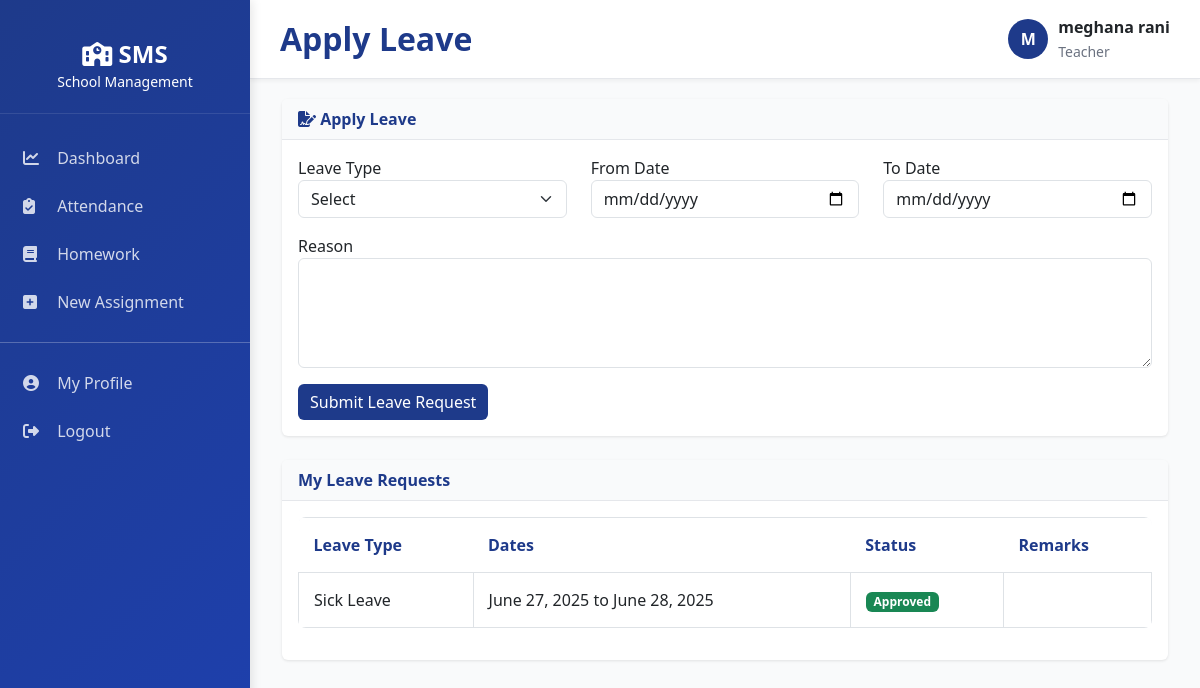
Page /teachers/apply-leave/ (signed in) on the committed database.
### apps/accounts/models.py (models this page shows, shortened)
class UserProfile(models.Model):
    USER_ROLES = (
        ('super_admin', 'Super Admin'),
        ('school_admin', 'School Admin'),
        ('principal', 'Principal'),
        ('teacher', 'Teacher'),
        ('student', 'Student'),
        ('parent', 'Parent'),
        ('accountant', 'Accountant'),
        ('librarian', 'Librarian'),
    )
    GENDER_CHOICES = (
        ('M', 'Male'),
        ('F', 'Female'),
        ('O', 'Other'),
    )
    user = models.OneToOneField(
        User,
        on_delete=models.CASCADE,
        related_name='profile'
    )
    role = models.CharField(
        max_length=30,
        choices=USER_ROLES,
        default='student'
    )
    school_id = models.CharField(
        max_length=50,
        null=True,
        blank=True
    )
    school_name = models.CharField(
        max_length=255,
        blank=True,
        null=True
    )
    phone = models.CharField(
        max_length=20,
        blank=True,
        null=True
    )
    address = models.TextField(
        blank=True,
        null=True
    )
    city = models.CharField(
        max_length=100,
        blank=True,
        null=True
    )
    state = models.CharField(
        max_length=100,
        blank=True,
        null=True
    )
    country = models.CharField(
        max_length=100,
        default='India',
        blank=True,
        null=True
    )
    zip_code = models.CharField(
        max_length=10,
        blank=True,
        null=True
    )
    gender = models.CharField(
        max_length=1,
        choices=GENDER_CHOICES,
        blank=True,
        null=True
    )
    dob = models.DateField(
        blank=True,
        null=True
    )
    photo = models.ImageField(
        upload_to='profile_photos/',
        blank=True,
        null=True,
        validators=[
            FileExtensionValidator(
                allowed_extensions=['jpg', 'jpeg', 'png']
            )
        ]
    )
    is_active = models.BooleanField(default=True)
    created_at = models.DateTimeField(
        auto_now_add=True
    )
    updated_at = models.DateTimeField(
        auto_now=True
    )
    class Meta:
        ordering = ['-created_at']

### apps/teachers/models.py (models this page shows, shortened)
class TeacherLeaveRequest(models.Model):
    STATUS_CHOICES = (
        ('pending', 'Pending'),
        ('approved', 'Approved'),
        ('rejected', 'Rejected'),
    )
    LEAVE_TYPES = (
        ('sick', 'Sick Leave'),
        ('casual', 'Casual Leave'),
        ('earned', 'Earned Leave'),
        ('study', 'Study Leave'),
    )
    teacher = models.ForeignKey(Teacher, on_delete=models.CASCADE, related_name='leave_requests')
    leave_type = models.CharField(max_length=20, choices=LEAVE_TYPES)
    start_date = models.DateField()
    end_date = models.DateField()
    reason = models.TextField()
    status = models.CharField(max_length=20, choices=STATUS_CHOICES, default='pending')
    approved_by = models.ForeignKey(User, on_delete=models.SET_NULL, null=True, blank=True, related_name='approved_teacher_leaves')
    remarks = models.TextField(blank=True)
    created_at = models.DateTimeField(auto_now_add=True)
    updated_at = models.DateTimeField(auto_now=True)
    class Meta:
        ordering = ['-created_at']

### apps/teachers/views.py (the view, shortened to what this page needs)
@login_required(login_url='login')
@role_required('teacher')
def apply_leave(request):
    teacher = Teacher.objects.get(user=request.user)
    leaves = TeacherLeaveRequest.objects.filter(
        teacher=teacher
    ).order_by("-created_at")
    return render(
        request,
        "teachers/apply_leave.html",
        {"leaves": leaves}
    )

### apps/accounts/context_processors.py (called while the page is built)
def user_context(request):
    context = {}
    if request.user.is_authenticated:
        try:
            context['user_profile'] = request.user.profile
            context['user_role'] = request.user.profile.get_role_display()
        except:
            pass
    return context

### templates/teachers/apply_leave.html (shortened to what this page needs)
{% extends "base/layout.html" %}
{% block page_title %}Apply Leave{% endblock %}
{% block content %}
<div class="container-fluid">
<div class="card mb-4">
    <div class="card-header">
        <i class="fas fa-file-signature"></i>
        Apply Leave
    </div>
    <div class="card-body">
        <form method="POST">
            <div class="row">
                <div class="col-md-4">
                    <label>Leave Type</label>
                    <select
                        name="leave_type"
                        class="form-select"
                        required>
                        <option value="">Select</option>
                    </select>
                </div>
                <div class="col-md-4">
                    <label>From Date</label>
                    <input
                        type="date"
                        name="start_date"
                        class="form-control"
                        required>
                </div>
                <div class="col-md-4">
                    <label>To Date</label>
                    <input
                        type="date"
                        name="end_date"
                        class="form-control"
                        required>
                </div>
            </div>
            <div class="mt-3">
                <label>Reason</label>
                <textarea
                    name="reason"
                    class="form-control"
                    rows="4"
                    required></textarea>
            </div>
            <button class="btn btn-primary mt-3">
                Submit Leave Request
            </button>
        </form>
    </div>
</div>
<div class="card">
<div class="card-header">
My Leave Requests
</div>
<div class="card-body">
<table class="table table-bordered">
<thead>
<tr>
<th>Leave Type</th>
<th>Dates</th>
<th>Status</th>
<th>Remarks</th>
</tr>
</thead>
<tbody>
{% for leave in leaves %}
<tr>
<td>{{ leave.get_leave_type_display }}</td>
<td>
{{ leave.start_date }}
to
{{ leave.end_date }}
</td>
<td>
{% if leave.status == 'approved' %}
<span class="badge bg-success">Approved</span>
{% elif leave.status == 'rejected' %}
<span class="badge bg-danger">Rejected</span>
{% else %}
<span class="badge bg-warning text-dark">Pending</span>
{% endif %}
</td>
<td>{{ leave.remarks }}</td>
</tr>
{% empty %}
<tr>
<td colspan="4" class="text-center">
No leave requests found.
</td>
</tr>
{% endfor %}
</tbody>
</table>
</div>
</div>
</div>
{% endblock %}

### templates/base/layout.html (shortened to what this page needs)
<!DOCTYPE html>
<html lang="en">
<head>
    <link href="https://cdn.jsdelivr.net/npm/bootstrap@5.3.0/dist/css/bootstrap.min.css" rel="stylesheet">
    <link rel="stylesheet" href="https://cdnjs.cloudflare.com/ajax/libs/font-awesome/6.4.0/css/all.min.css">
</head>
<body>
{% if user.is_authenticated %}
<div class="sidebar">
    <div class="sidebar-header">
        <h4>
            <i class="fas fa-school"></i> SMS
        </h4>
        <small>School Management</small>
    </div>
    <ul class="sidebar-menu">
        {% if user_profile.role == 'super_admin' or user_profile.role == 'school_admin' %}
            <li><a href="{% url 'dashboard:admin_dashboard' %}"><i class="fas fa-chart-line"></i> Dashboard</a></li>
            <li><a href="{% url 'students:list' %}"><i class="fas fa-user-graduate"></i> Students</a></li>
            <li><a href="{% url 'teachers:list' %}"><i class="fas fa-chalkboard-user"></i> Teachers</a></li>
            <li><a href="{% url 'classes:list' %}"><i class="fas fa-building"></i> Classes</a></li>
            <li><a href="{% url 'attendance:student_attendance' %}"><i class="fas fa-clipboard-check"></i> Attendance</a></li>
        {% elif user_profile.role == 'teacher' %}
            <li><a href="{% url 'dashboard:teacher_dashboard' %}"><i class="fas fa-chart-line"></i> Dashboard</a></li>
            <li><a href="{% url 'attendance:student_attendance' %}"><i class="fas fa-clipboard-check"></i> Attendance</a></li>
            <li><a href="{% url 'homework:list' %}"><i class="fas fa-book"></i> Homework</a></li>
            <li><a href="{% url 'homework:create_assignment' %}"><i class="fas fa-plus-square"></i> New Assignment</a></li>
        {% elif user_profile.role == 'student' %}
            <li><a href="{% url 'dashboard:student_dashboard' %}"><i class="fas fa-chart-line"></i> Dashboard</a></li>
            <li><a href="{% url 'homework:list' %}"><i class="fas fa-book"></i> Homework</a></li>
            <li><a href="{% url 'students:student_assignments' %}"><i class="fas fa-book-open"></i> Assignments</a></li>
        {% endif %}
        <hr style="background: rgba(255,255,255,0.2);">
        <li>
            <a href="{% url 'accounts:profile' %}">
                <i class="fas fa-user-circle"></i> My Profile
            </a>
        </li>
        <li>
            <a href="{% url 'accounts:logout' %}">
                <i class="fas fa-sign-out-alt"></i> Logout
            </a>
        </li>
    </ul>
</div>
<div class="main-content">
    <div class="topbar">
        <div class="topbar-left">
            <h2>
                {% block page_title %}{% endblock %}
            </h2>
        </div>
        <div class="topbar-right">
            <div class="user-menu">
                <div class="user-avatar">
                    {{ user.first_name|slice:":1"|upper }}
                </div>
                <div>
                    <div style="font-weight:600;">
                        {{ user.get_full_name }}
                    </div>
                    <small style="color:#6b7280;">
                        {{ user_profile.get_role_display }}
                    </small>
                </div>
            </div>
        </div>
    </div>
    {% block content %}
    {% endblock %}
</div>
{% else %}
{% block auth_content %}
{% endblock %}
{% endif %}
</body>
</html>

### templates/base/layout.html (style rules this page uses)
:root { --primary-color: #1e3a8a; --secondary-color: #0f766e; --danger-color: #dc2626; --warning-color: #d97706; --success-color: #059669; --light-bg: #f9fafb; --border-color: #e5e7eb; }
* { margin: 0; padding: 0; box-sizing: border-box; }
body { font-family: 'Segoe UI', Tahoma, Geneva, Verdana, sans-serif; background-color: var(--light-bg); }
.sidebar { background: linear-gradient(135deg, var(--primary-color) 0%, #1e40af 100%); min-height: 100vh; position: fixed; left: 0; top: 0; width: 250px; padding: 20px 0; color: white; box-shadow: 2px 0 10px rgba(0,0,0,0.1); overflow-y: auto; }
.sidebar-header { padding: 20px; text-align: center; border-bottom: 1px solid rgba(255,255,255,0.1); margin-bottom: 20px; }
.sidebar-header h4 { margin: 0; font-weight: 700; }
.sidebar-menu { list-style: none; padding: 0; }
.sidebar-menu li { margin: 0; }
.sidebar-menu a { display: block; padding: 12px 20px; color: rgba(255,255,255,0.8); text-decoration: none; transition: 0.3s; border-left: 3px solid transparent; }
.sidebar-menu a i { margin-right: 10px; width: 20px; }
.main-content { margin-left: 250px; padding: 20px; }
.topbar { background: white; padding: 15px 30px; border-bottom: 1px solid var(--border-color); display: flex; justify-content: space-between; align-items: center; margin: -20px -20px 20px -20px; box-shadow: 0 2px 4px rgba(0,0,0,0.05); }
.topbar-left h2 { margin: 0; color: var(--primary-color); font-weight: 700; }
.topbar-right { display: flex; align-items: center; gap: 20px; }
.user-menu { display: flex; align-items: center; gap: 10px; }
.user-avatar { width: 40px; height: 40px; border-radius: 50%; background: var(--primary-color); display: flex; align-items: center; justify-content: center; color: white; font-weight: 700; }
.card { border: none; box-shadow: 0 1px 3px rgba(0,0,0,0.1); margin-bottom: 20px; transition: 0.3s; }
.card-header { background: var(--light-bg); border-bottom: 1px solid var(--border-color); font-weight: 600; color: var(--primary-color); }
.table { background: white; border-radius: 8px; overflow: hidden; }
.table thead { background: var(--light-bg); }
.table thead th { color: var(--primary-color); border: none; padding: 15px; }
.table tbody td { padding: 15px; }
.btn-primary { background: var(--primary-color); border: none; }

### rows in the picture
UserProfile: role "Teacher"
TeacherLeaveRequest: leave_type "Sick Leave", start_date "June 27, 2025", end_date "June 28, 2025", status "Approved"

### other values in the picture
{{ user.first_name|slice:":1"|upper }} "M"
{{ user.get_full_name }} "meghana rani"
